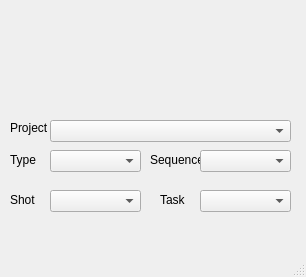
<?xml version="1.0" encoding="UTF-8"?>
<ui version="4.0">
 <class>MainWindow</class>
 <widget class="QMainWindow" name="MainWindow">
  <property name="geometry">
   <rect>
    <x>0</x>
    <y>0</y>
    <width>306</width>
    <height>277</height>
   </rect>
  </property>
  <property name="windowTitle">
   <string>MainWindow</string>
  </property>
  <property name="animated">
   <bool>false</bool>
  </property>
  <property name="documentMode">
   <bool>true</bool>
  </property>
  <widget class="QWidget" name="centralwidget">
   <widget class="QStackedWidget" name="stackedWidget">
    <property name="geometry">
     <rect>
      <x>0</x>
      <y>10</y>
      <width>291</width>
      <height>91</height>
     </rect>
    </property>
    <property name="frameShape">
     <enum>QFrame::NoFrame</enum>
    </property>
    <property name="currentIndex">
     <number>0</number>
    </property>
    <widget class="QWidget" name="page">
     <widget class="QPushButton" name="userImg">
      <property name="geometry">
       <rect>
        <x>20</x>
        <y>10</y>
        <width>64</width>
        <height>64</height>
       </rect>
      </property>
      <property name="text">
       <string/>
      </property>
      <property name="iconSize">
       <size>
        <width>64</width>
        <height>64</height>
       </size>
      </property>
      <property name="flat">
       <bool>true</bool>
      </property>
     </widget>
    </widget>
    <widget class="QWidget" name="page_2">
     <widget class="QLineEdit" name="lineEdit">
      <property name="geometry">
       <rect>
        <x>120</x>
        <y>40</y>
        <width>113</width>
        <height>20</height>
       </rect>
      </property>
     </widget>
     <widget class="QLineEdit" name="lineEdit_2">
      <property name="geometry">
       <rect>
        <x>120</x>
        <y>10</y>
        <width>113</width>
        <height>20</height>
       </rect>
      </property>
     </widget>
    </widget>
   </widget>
   <widget class="QFrame" name="Project">
    <property name="geometry">
     <rect>
      <x>0</x>
      <y>110</y>
      <width>301</width>
      <height>141</height>
     </rect>
    </property>
    <property name="frameShape">
     <enum>QFrame::NoFrame</enum>
    </property>
    <property name="frameShadow">
     <enum>QFrame::Plain</enum>
    </property>
    <widget class="QComboBox" name="cB_project">
     <property name="geometry">
      <rect>
       <x>50</x>
       <y>10</y>
       <width>241</width>
       <height>22</height>
      </rect>
     </property>
    </widget>
    <widget class="QLabel" name="lb_project">
     <property name="geometry">
      <rect>
       <x>10</x>
       <y>10</y>
       <width>41</width>
       <height>16</height>
      </rect>
     </property>
     <property name="text">
      <string>Project</string>
     </property>
    </widget>
    <widget class="QComboBox" name="cB_type">
     <property name="geometry">
      <rect>
       <x>50</x>
       <y>40</y>
       <width>91</width>
       <height>22</height>
      </rect>
     </property>
    </widget>
    <widget class="QLabel" name="lb_seq">
     <property name="geometry">
      <rect>
       <x>150</x>
       <y>40</y>
       <width>51</width>
       <height>20</height>
      </rect>
     </property>
     <property name="text">
      <string>Sequence</string>
     </property>
    </widget>
    <widget class="QLabel" name="lb_shot">
     <property name="geometry">
      <rect>
       <x>10</x>
       <y>80</y>
       <width>31</width>
       <height>20</height>
      </rect>
     </property>
     <property name="text">
      <string>Shot</string>
     </property>
    </widget>
    <widget class="QComboBox" name="cB_shot">
     <property name="geometry">
      <rect>
       <x>50</x>
       <y>80</y>
       <width>91</width>
       <height>22</height>
      </rect>
     </property>
    </widget>
    <widget class="QLabel" name="lb_task">
     <property name="geometry">
      <rect>
       <x>160</x>
       <y>80</y>
       <width>31</width>
       <height>20</height>
      </rect>
     </property>
     <property name="text">
      <string>Task</string>
     </property>
    </widget>
    <widget class="QComboBox" name="cB_task">
     <property name="geometry">
      <rect>
       <x>200</x>
       <y>80</y>
       <width>91</width>
       <height>22</height>
      </rect>
     </property>
    </widget>
    <widget class="QLabel" name="lb_type">
     <property name="geometry">
      <rect>
       <x>10</x>
       <y>40</y>
       <width>51</width>
       <height>20</height>
      </rect>
     </property>
     <property name="text">
      <string>Type</string>
     </property>
    </widget>
    <widget class="QComboBox" name="cB_seq">
     <property name="geometry">
      <rect>
       <x>200</x>
       <y>40</y>
       <width>91</width>
       <height>22</height>
      </rect>
     </property>
    </widget>
   </widget>
  </widget>
  <widget class="QMenuBar" name="menubar">
   <property name="geometry">
    <rect>
     <x>0</x>
     <y>0</y>
     <width>306</width>
     <height>17</height>
    </rect>
   </property>
  </widget>
  <widget class="QStatusBar" name="statusbar"/>
 </widget>
 <resources/>
 <connections/>
</ui>
